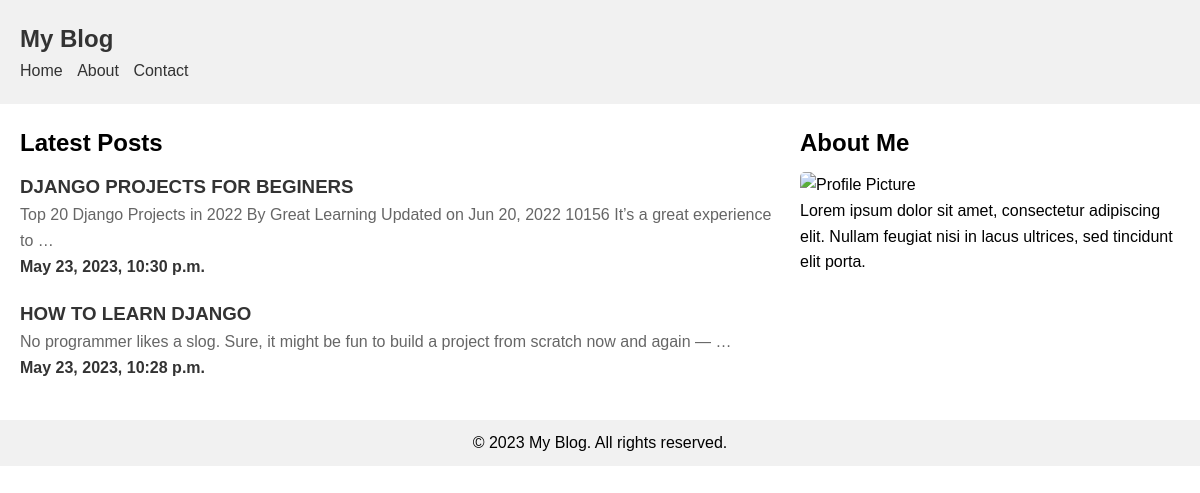
The page / on the database its author committed.
### myapp/models.py (models this page shows)
class Post(models.Model):
    title = models.CharField(max_length=100)
    body = models.CharField(max_length=10000000)
    createdAt = models.DateTimeField(default=datetime.now,blank=True)

### myapp/views.py (the view)
# urls.py: path('',views.index,name='index'),
def index(request):
    post = Post.objects.all()
    return render(request,'index.html',{'posts':post})

### templates/index.html (shortened to what this page needs)
{% load static %}
<!DOCTYPE html>
<html lang="en">
<head>
  <link rel="stylesheet" href="{% static 'css/style.css' %}">
</head>
<body>
  <header>
    <h1>My Blog</h1>
    <nav>
      <ul>
        <li><a href="#">Home</a></li>
        <li><a href="#">About</a></li>
        <li><a href="#">Contact</a></li>
      </ul>
    </nav>
  </header>
  <main>
    <section>
      <h2>Latest Posts</h2>
      {% for post in posts reversed %}
      <article>
        <a href="/post/{{post.id}}">
          <h1>{{post.title}}</h1>
          <p>{{post.body|truncatewords:20}}</p>
          <h4 >{{post.createdAt}}</h4>
        </a>
      </article>
      {% endfor %}
    </section>
    <aside>
      <h2>About Me</h2>
      <img src="profile.jpg" alt="Profile Picture">
      <p>Lorem ipsum dolor sit amet, consectetur adipiscing elit. Nullam feugiat nisi in lacus ultrices, sed tincidunt elit porta.</p>
    </aside>
  </main>
  <footer>
    <p>&copy; 2023 My Blog. All rights reserved.</p>
  </footer>
</body>
</html>

### static/css/style.css (style rules this page uses)
* { margin: 0; padding: 0; box-sizing: border-box; }
body { font-family: Arial, sans-serif; line-height: 1.6; }
header { background-color: #f1f1f1; padding: 20px; }
header h1 { color: #333; font-size: 24px; }
nav ul { list-style-type: none; }
nav ul li { display: inline; margin-right: 10px; }
nav ul li a { color: #333; text-decoration: none; }
main { display: flex; justify-content: space-between; margin: 20px; }
section { flex: 2; }
section h2 { margin-bottom: 10px; }
article { margin-bottom: 20px; }
article p { color: #666; }
article a { color: #333; text-decoration: none; }
aside { flex: 1; padding-left: 20px; }
aside h2 { margin-bottom: 10px; }
aside img { max-width: 100%; border-radius: 5px; }
footer { background-color: #f1f1f1; padding: 10px; text-align: center; }

### rows shown on the page
Post: title "DJANGO PROJECTS FOR BEGINERS", body "Top 20 Django Projects in 2022 By Great Learning Updated on Jun 20, 2022 10156 It’s a great experience to …", createdAt "May 23, 2023, 10:30 p.m."
Post: title "HOW TO LEARN DJANGO", body "No programmer likes a slog. Sure, it might be fun to build a project from scratch now and again — …", createdAt "May 23, 2023, 10:28 p.m."
